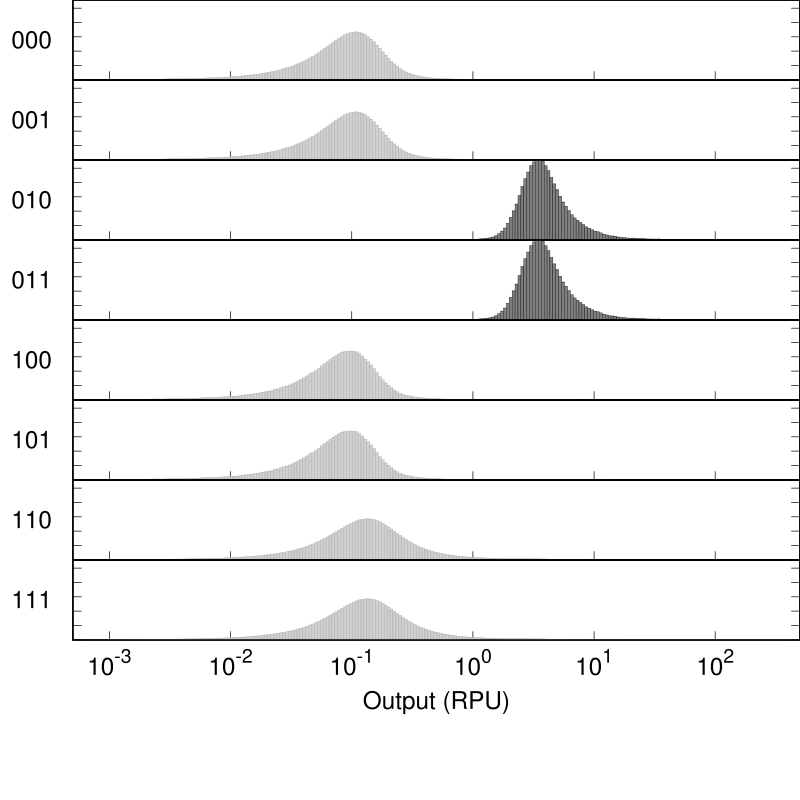

Write gnuplot code to recreate this figure.
set output "SimAnnealing_0x00_001_A000_E1_BetI_gate.eps"
set terminal postscript  eps  enhanced color "Helvetica, 35" size 8,8
reset
set xtics nomirror
set tics scale 2
set logscale x
set format y "" 
set format x "" 
set xtics (0.001, 0.01, 0.1, 0, 1, 10, 100)
set ytics 0.01
set border 15 lw 2
set lmargin 5
set bmargin 0
set rmargin 0
set tmargin 0
max=500 #max value
min=0.0005 #min value
set xrange [min:max]
set yrange [-0.0002:0.0556928]
set style fill solid 0.5 #fillstyle
set multiplot layout 10,1 rowsfirst
set ylabel "000" rotate by 0
plot "SimAnnealing_0x00_001_A000_E1_BetI_gate.txt" u (10**$1):2 w boxes lc rgb "dark-gray" notitle
set ylabel "001" rotate by 0
plot "SimAnnealing_0x00_001_A000_E1_BetI_gate.txt" u (10**$1):3 w boxes lc rgb "dark-gray" notitle
set ylabel "010" rotate by 0
plot "SimAnnealing_0x00_001_A000_E1_BetI_gate.txt" u (10**$1):4 w boxes lc rgb "black" notitle
set ylabel "011" rotate by 0
plot "SimAnnealing_0x00_001_A000_E1_BetI_gate.txt" u (10**$1):5 w boxes lc rgb "black" notitle
set ylabel "100" rotate by 0
plot "SimAnnealing_0x00_001_A000_E1_BetI_gate.txt" u (10**$1):6 w boxes lc rgb "dark-gray" notitle
set ylabel "101" rotate by 0
plot "SimAnnealing_0x00_001_A000_E1_BetI_gate.txt" u (10**$1):7 w boxes lc rgb "dark-gray" notitle
set ylabel "110" rotate by 0
plot "SimAnnealing_0x00_001_A000_E1_BetI_gate.txt" u (10**$1):8 w boxes lc rgb "dark-gray" notitle
set ylabel "111" rotate by 0
set format x "10^{%T}" 
set xlabel "Output (RPU)" 
plot "SimAnnealing_0x00_001_A000_E1_BetI_gate.txt" u (10**$1):9 w boxes lc rgb "dark-gray" notitle
unset multiplot
